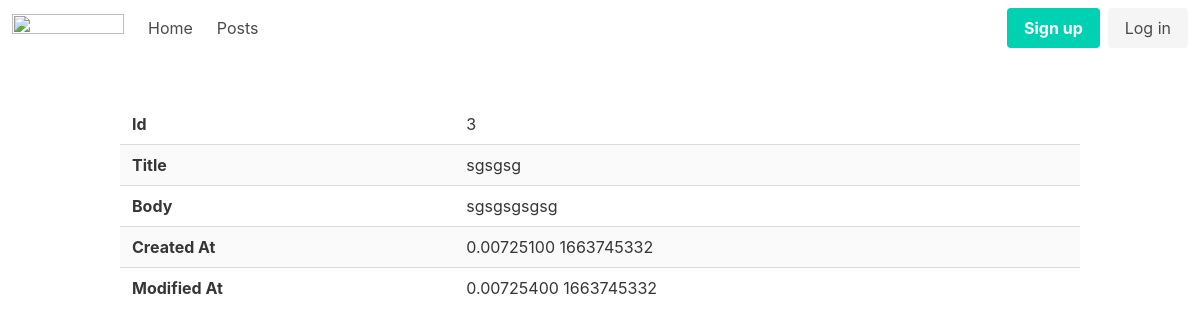
Screenshot of /posts/show?id=3 with the database file from the repository.
### tables this page shows
CREATE TABLE posts
(
    id          integer
        primary key autoincrement,
    title       text,
    body        text,
    modified_at datetime,
    created_at  datetime
);

### helpers.php (called while the page is built, shortened)
<?php
function view($viewName, $vars=[]){
    extract($vars);
    include(__DIR__ . "/views/$viewName.php");
}

### src/Controllers/PostsController.php (called while the page is built, shortened)
<?php
class PostsController
{
    public function show(){
        $post = Post::find($_GET['id']);
        view('posts/show', compact('post'));
    }
}

### src/DB.php (called while the page is built, shortened)
<?php
class DB
{
    private $conn;
    public function __construct()
    {
        try {
            $this->conn = new \PDO('sqlite:db.sqlite');
            $this->conn->setAttribute(\PDO::ATTR_ERRMODE, \PDO::ERRMODE_EXCEPTION);
        } catch (\PDOException $exception) {
            var_dump($exception);
        }
    }
    public function find($id, $table, $model=\stdClass::class){
        $stmt = $this->conn->prepare("SELECT * FROM $table WHERE id=$id;");
        $stmt->execute();
        $stmt->setFetchMode(\PDO::FETCH_CLASS, $model);
        return $stmt->fetch();
    }
}

### src/Models/Model.php (called while the page is built, shortened)
<?php
class Model
{
    public static $table;
    public static function find($id){
        $db = new DB();
        return $db->find($id, static::$table, static::class);
    }
}

### views/posts/show.php (the view)
<?php include('views/partials/header.php'); ?>
    <table class="table is-striped is-hoverable is-fullwidth">
        <tbody>
            <tr>
                <th>Id</th>
                <td><?=$post->id?></td>
            </tr>
            <tr>
                <th>Title</th>
                <td><?=$post->title?></td>
            </tr>
            <tr>
                <th>Body</th>
                <td><?=$post->body?></td>
            </tr>
            <tr>
                <th>Created At</th>
                <td><?=$post->created_at?></td>
            </tr>
            <tr>
                <th>Modified At</th>
                <td><?=$post->modified_at?></td>
            </tr>
        </tbody>
    </table>
<?php include('views/partials/footer.php'); ?>

### rows the page displays
posts: id "3", title "sgsgsg", body "sgsgsgsgsg", created_at "0.00725100 1663745332", modified_at "0.00725400 1663745332"
